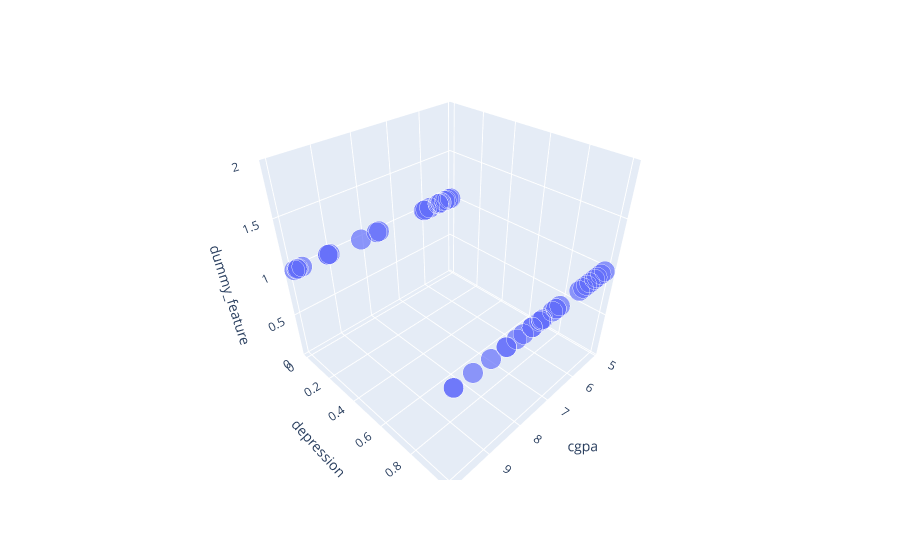

Write notebook code for a chart like this one.
### Code cell
## Visualize only 2 features
df_cod_sample['dummy_feature'] = 1
col_cod_X = 'cgpa'
col_cod_y = col_y
col_cod_z = 'dummy_feature'

import plotly.express as px
fig = px.scatter_3d(df_cod_sample, 
                    x=col_cod_X, 
                    y=col_cod_y, 
                    z=col_cod_z,
                    size=col_cod_z)
fig.show()

### Figure 1 — Plotly figure (JSON) as saved in the notebook; plotly's stock layout.template omitted (floating-point values rounded to 4 significant figures)
{"data": [{"hovertemplate": "cgpa=%{x}<br>depression=%{y}<br>dummy_feature=%{marker.size}<extra></extra>", "legendgroup": "", "marker": {"color": "#636efa", "size": [1, 1, 1, 1, 1, 1, 1, 1, 1, 1, 1, 1, 1, 1, 1, 1, 1, 1, 1, 1, 1, 1, 1, 1, 1, 1, 1, 1, 1, 1, 1, 1, 1, 1, 1, 1, 1, 1, 1, 1, 1, 1, 1, 1, 1, 1, 1, 1, 1, 1], "sizemode": "area", "sizeref": 0.0025, "symbol": "circle"}, "mode": "markers", "name": "", "scene": "scene", "showlegend": false, "type": "scatter3d", "x": [5.56, 5.16, 5.57, 7.53, 7.43, 5.46, 9.92, 7.11, 8.53, 5.88, 9.06, 8.16, 6.99, 8.96, 5.52, 9.79, 5.88, 7.61, 5.1, 5.48, 7.77, 7.48, 7.68, 5.58, 8.04, 5.47, 6.02, 5.16, 6.02, 9.9, 5.27, 5.32, 6.16, 8.54, 7.77, 6.99, 5.32, 9.1, 9.11, 5.76, 9.91, 6.86, 8.24, 7.47, 6.08, 9.43, 9.98, 9.91, 9.89, 6.1], "y": [0, 1, 0, 1, 1, 0, 0, 1, 1, 1, 0, 0, 1, 1, 0, 0, 0, 0, 0, 1, 1, 1, 0, 1, 1, 0, 0, 0, 1, 1, 0, 0, 1, 1, 1, 1, 1, 0, 0, 1, 0, 1, 1, 1, 0, 1, 0, 1, 0, 0], "z": [1, 1, 1, 1, 1, 1, 1, 1, 1, 1, 1, 1, 1, 1, 1, 1, 1, 1, 1, 1, 1, 1, 1, 1, 1, 1, 1, 1, 1, 1, 1, 1, 1, 1, 1, 1, 1, 1, 1, 1, 1, 1, 1, 1, 1, 1, 1, 1, 1, 1]}], "layout": {"legend": {"itemsizing": "constant", "tracegroupgap": 0}, "margin": {"t": 60}, "scene": {"domain": {"x": [0, 1], "y": [0, 1]}, "xaxis": {"title": {"text": "cgpa"}}, "yaxis": {"title": {"text": "depression"}}, "zaxis": {"title": {"text": "dummy_feature"}}}}}
